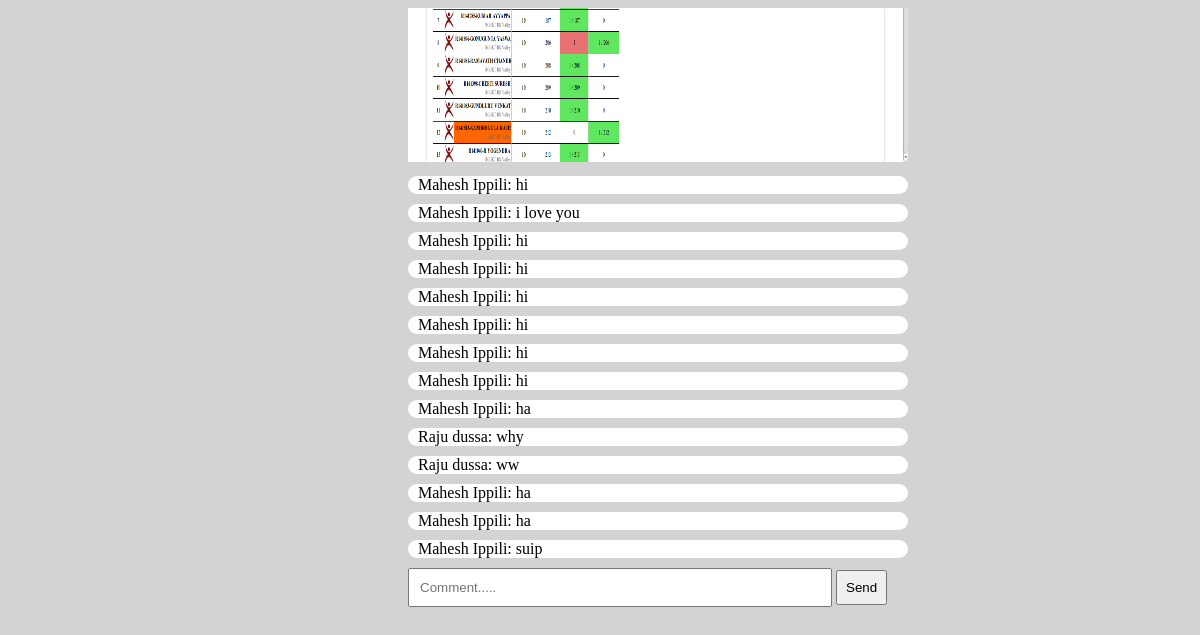
Page /minifb/comments.php?imageid=7&uploadername=Mahesh Ippili (signed in) on the committed database.
### tables this page shows
CREATE TABLE IF NOT EXISTS `Images` (
  `id` int(11) NOT NULL AUTO_INCREMENT,
  `location` varchar(200) NOT NULL,
  `uploader` int(11) NOT NULL,
  `type` int(11) NOT NULL,
  `likes` int(11) NOT NULL,
  `comments` int(11) NOT NULL,
  `shares` int(11) NOT NULL,
  PRIMARY KEY (`id`)
);

CREATE TABLE IF NOT EXISTS `Comments` (
  `id` int(11) NOT NULL AUTO_INCREMENT,
  `userid` int(11) NOT NULL,
  `imageid` int(11) NOT NULL,
  `comment` varchar(1000) NOT NULL,
  PRIMARY KEY (`id`)
);

CREATE TABLE IF NOT EXISTS `Users` (
  `id` int(11) NOT NULL AUTO_INCREMENT,
  `firstname` varchar(30) NOT NULL,
  `surname` varchar(30) NOT NULL,
  `username` varchar(30) NOT NULL,
  `password` varchar(10) NOT NULL,
  `gender` varchar(10) NOT NULL,
  `dob` date NOT NULL,
  `online` int(11) NOT NULL,
  `profile` varchar(100) NOT NULL,
  PRIMARY KEY (`id`)
);

### minifb/comments.php (the view, shortened to what this page needs)
<!DOCTYPE html>
<html>
<head>
</head>
<body onload="refresh()">
	<?php
		$imageid = $_GET['imageid'];
		$images = mysql_query("SELECT * FROM Images WHERE id='$imageid'");
		$location="";
		while($image = mysql_fetch_array($images)){
			$location = $image['location'];
		}
	?>
	<div class='comments' id='c'>
		<img src='<?php echo $location ?>' height='500px;' width='500px;'>
		<?php
			$commentstable = mysql_query("SELECT * FROM Comments WHERE imageid='$imageid'");
			while($comment = mysql_fetch_array($commentstable)){
				$userid = $comment['userid'];
				$username = "";
				$com = $comment['comment'];
				$userstable = mysql_query("SELECT * FROM Users WHERE id='$userid'");
				while($user=mysql_fetch_array($userstable)){
					$username = $user['firstname']." ".$user['surname'];
				}
				echo "
					<div class='comment'>
							$username: $com
					</div>
				";
			}
		?>
	</div>
	<form action="sendcomment.php" method="post">
		<input type='text' name='comment' placeholder='Comment.....' required>
		<input type="submit" name="submit" value="Send">
	</form>
</body>
</html>

### minifb/comments.php (style rules this page uses)
body { font-family:Times,arial,Sans-serif; background-color:lightgrey; }
.comments img { margin-left: 400px; }
.comment { margin-top: 10px; background-color: white; border-radius: 10px; margin-left: 400px; padding-left: 10px; width: 490px; }
form { margin-left: 400px; margin-top: 10px; }
input[type='text'] { padding: 10px; width: 400px; }
input[type='submit'] { padding:8px; }
.comments { overflow-y: scroll; height: 550px; }

### rows in the picture
images: location (picture)
comments: userid.surname "Mahesh Ippili", comment "hi"
comments: userid.surname "Mahesh Ippili", comment "i love you"
comments: userid.surname "Mahesh Ippili", comment "hi"
comments: userid.surname "Mahesh Ippili", comment "hi"
comments: userid.surname "Mahesh Ippili", comment "hi"
comments: userid.surname "Mahesh Ippili", comment "hi"
comments: userid.surname "Mahesh Ippili", comment "hi"
comments: userid.surname "Mahesh Ippili", comment "hi"
comments: userid.surname "Mahesh Ippili", comment "ha"
comments: userid.surname "Raju dussa", comment "why"
comments: userid.surname "Raju dussa", comment "ww"
comments: userid.surname "Mahesh Ippili", comment "ha"
comments: userid.surname "Mahesh Ippili", comment "ha"
comments: userid.surname "Mahesh Ippili", comment "suip"
